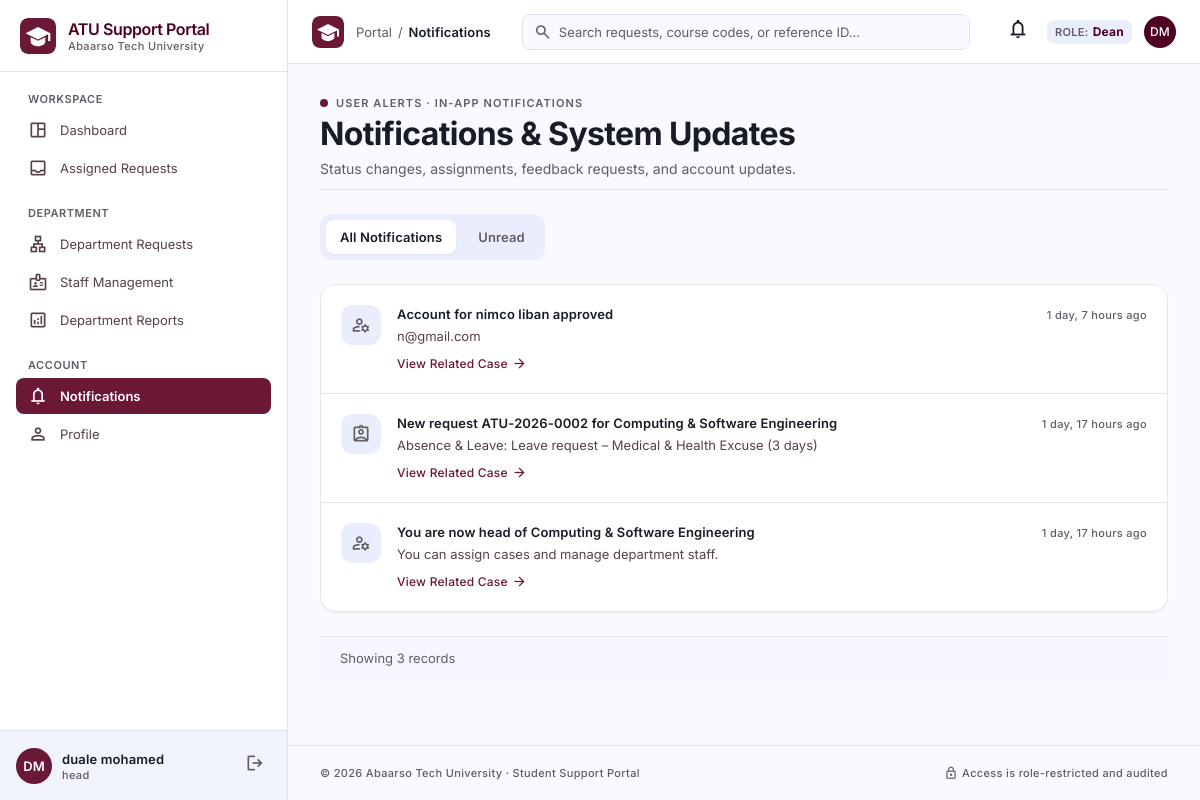
Screenshot of /notifications/ (signed in) with the database file from the repository.
### core/models.py (models this page shows, shortened)
class SiteSettings(models.Model):
    portal_name = models.CharField(max_length=120, default="ATU Support Portal")
    current_term = models.CharField(max_length=60, default="Fall 2026")
    support_email = models.EmailField(default="info@abaarsotechuniversity.org")
    support_hours = models.CharField(max_length=120, default="Sun – Thu: 8:00 AM – 4:30 PM")
    support_location = models.CharField(max_length=200, default="Building A, Academic Services Wing, Room 104")
    sla_days_absence = models.PositiveSmallIntegerField("Absence & leave SLA (days)", default=2)
    sla_days_problem = models.PositiveSmallIntegerField("Student problem SLA (days)", default=5)
    sla_days_late_class = models.PositiveSmallIntegerField("Late class SLA (days)", default=3)
    max_upload_mb = models.PositiveSmallIntegerField("Maximum upload size (MB)", default=10)
    staff_can_decide_absence = models.BooleanField(
        "Department staff may approve/reject absence & leave requests",
        default=False,
        help_text="If off, only deans/heads, the Academic Office and Student Affairs may record decisions.",
    )
    director_can_view_confidential = models.BooleanField(
        "Director of Student Affairs may view confidential cases in other departments",
        default=False,
        help_text="Enable only if university policy authorizes it.",
    )
    max_active_requests_per_student = models.PositiveSmallIntegerField(
        "Max active requests per student",
        default=2,
        help_text="Maximum open requests allowed per student concurrently (default: 2). Set to 0 for unlimited.",
    )
    absence_requires_document = models.BooleanField(
        "Require supporting document for absence/leave",
        default=True,
        help_text="Require students to attach official documentation (medical slip, letter) when submitting absence requests.",
    )
    block_overlapping_absence = models.BooleanField(
        "Block overlapping absence requests",
        default=True,
        help_text="Prevent students from filing duplicate absence requests covering dates already in progress or approved.",
    )
    updated_at = models.DateTimeField(auto_now=True)
    updated_by = models.ForeignKey(settings.AUTH_USER_MODEL, null=True, blank=True, on_delete=models.SET_NULL)
    class Meta:
        verbose_name = "system settings"
        verbose_name_plural = "system settings"
    @classmethod
    def load(cls):
        obj, _ = cls.objects.get_or_create(pk=1)
        return obj

class Notification(models.Model):
    class Kind(models.TextChoices):
        INFO = "info", "Information"
        SUBMITTED = "submitted", "Submitted"
        ASSIGNED = "assigned", "Assigned"
        STATUS = "status", "Status change"
        ACTION = "action", "Action required"
        DECISION = "decision", "Decision"
        ESCALATED = "escalated", "Escalated"
        ACCOUNT = "account", "Account"
    recipient = models.ForeignKey(settings.AUTH_USER_MODEL, on_delete=models.CASCADE, related_name="notifications")
    kind = models.CharField(max_length=20, choices=Kind.choices, default=Kind.INFO)
    title = models.CharField(max_length=200)
    message = models.TextField(blank=True)
    link = models.CharField(max_length=300, blank=True)
    request = models.ForeignKey("cases.Request", null=True, blank=True, on_delete=models.CASCADE, related_name="+")
    is_read = models.BooleanField(default=False, db_index=True)
    created_at = models.DateTimeField(auto_now_add=True, db_index=True)
    class Meta:
        ordering = ["-created_at"]
    @property
    def icon(self):
        return {
            "submitted": "send",
            "assigned": "assignment_ind",
            "status": "sync",
            "action": "priority_high",
            "decision": "gavel",
            "escalated": "trending_up",
            "account": "manage_accounts",
        }.get(self.kind, "notifications")

### accounts/models.py (models this page shows, shortened)
class User(AbstractUser):
    class Role(models.TextChoices):
        STUDENT = "student", "Student"
        STAFF = "staff", "Department Staff"
        DEAN = "dean", "Dean / Head of Department"
        ACADEMIC = "academic", "Academic Office"
        DIRECTOR = "director", "Director of Student Affairs"
        SUPERUSER = "superuser", "System Administrator"
    class Status(models.TextChoices):
        PENDING = "pending", "Pending Validation"
        ACTIVE = "active", "Active"
        SUSPENDED = "suspended", "Suspended"
        DEACTIVATED = "deactivated", "Deactivated"
        REJECTED = "rejected", "Rejected"
    email = models.EmailField("institutional email", unique=True)
    role = models.CharField(max_length=20, choices=Role.choices, default=Role.STUDENT, db_index=True)
    department = models.ForeignKey(
        Department, null=True, blank=True, on_delete=models.SET_NULL, related_name="members"
    )
    account_status = models.CharField(max_length=20, choices=Status.choices, default=Status.PENDING, db_index=True)
    must_change_password = models.BooleanField(default=False)
    created_by = models.ForeignKey("self", null=True, blank=True, on_delete=models.SET_NULL, related_name="+")
    validated_by = models.ForeignKey("self", null=True, blank=True, on_delete=models.SET_NULL, related_name="+")
    validated_at = models.DateTimeField(null=True, blank=True)
    status_changed_at = models.DateTimeField(null=True, blank=True)
    objects = PortalUserManager()
    REQUIRED_FIELDS = ["email"]
    class Meta:
        ordering = ["first_name", "last_name"]
    @property
    def display_name(self):
        return self.get_full_name() or self.username
    @property
    def initials(self):
        parts = [p for p in [self.first_name, self.last_name] if p]
        if parts:
            return "".join(p[0] for p in parts[:2]).upper()
        return self.username[:2].upper()
    @property
    def is_student(self):
        return self.role == self.Role.STUDENT
    @property
    def is_sysadmin(self):
        return self.role == self.Role.SUPERUSER
    @cached_property
    def headed_department_ids(self):
        return list(Department.objects.filter(head=self, is_active=True).values_list("id", flat=True))
    @property
    def is_department_head(self):
        return bool(self.headed_department_ids)
    @property
    def role_short(self):
        return {
            self.Role.STUDENT: "Student",
            self.Role.STAFF: "Staff",
            self.Role.DEAN: "Dean",
            self.Role.ACADEMIC: "Academic Office",
            self.Role.DIRECTOR: "Student Affairs",
            self.Role.SUPERUSER: "Superuser",
        }.get(self.role, self.role)
    @property
    def subtitle(self):
        if self.is_student:
            sid = getattr(getattr(self, "student_profile", None), "student_id", "")
            return f"Student · {sid}" if sid else "Student"
        position = getattr(getattr(self, "staff_profile", None), "position", "")
        return position or self.get_role_display()

class StaffProfile(models.Model):
    user = models.OneToOneField(User, on_delete=models.CASCADE, related_name="staff_profile")
    staff_id = models.CharField(max_length=40, blank=True)
    position = models.CharField(max_length=150, blank=True, help_text="Job title, e.g. Academic Coordinator")

### core/views.py (the view)
# urls.py: path("notifications/", views.notifications, name="notifications"),
@login_required
def notifications(request):
    qs = request.user.notifications.all()
    if request.GET.get("filter") == "unread":
        qs = qs.filter(is_read=False)
    return render(request, "core/notifications.html", {
        "page_obj": Paginator(qs, 20).get_page(request.GET.get("page")),
        "filter": request.GET.get("filter", ""),
    })

### templates/core/notifications.html (shortened to what this page needs)
{% extends "base.html" %}
{% load portal_tags %}
{% block crumb %}Notifications{% endblock %}
{% block content %}
<div class="max-w-4xl mx-auto space-y-6 animate-in">
  <div class="flex flex-col sm:flex-row sm:items-center justify-between gap-4 pb-2 border-b border-surface-variant">
    <div>
      <div class="flex items-center gap-2">
        <span class="inline-block w-2 h-2 rounded-full bg-primary-container"></span>
        <span class="eyebrow">User Alerts · In-App Notifications</span>
      </div>
      <h1 class="page-title mt-1">Notifications & System Updates</h1>
      <p class="page-sub mt-1">Status changes, assignments, feedback requests, and account updates.</p>
    </div>
  </div>
  <div class="flex items-center gap-2 p-1.5 bg-surface-container rounded-xl w-fit">
    <a href="{% url 'core:notifications' %}" class="tab {% if not filter %}tab-active{% endif %}">All Notifications</a>
    <a href="{% url 'core:notifications' %}?filter=unread" class="tab {% if filter == 'unread' %}tab-active{% endif %}">
      <span>Unread</span>
    </a>
  </div>
  <div class="card overflow-hidden shadow-card divide-y divide-line">
    {% for note in page_obj %}
    <div class="p-4 sm:p-5 flex items-start gap-4 hover:bg-canvas transition-colors {% if not note.is_read %}bg-surface-container-low/40{% endif %}">
      <div class="w-10 h-10 rounded-xl flex items-center justify-center shrink-0 {% if not note.is_read %}bg-primary-container text-on-primary{% else %}bg-surface-container text-secondary{% endif %}">
        <span class="material-symbols-outlined text-[20px]">{{ note.icon }}</span>
      </div>
      <div class="flex-1 min-w-0 space-y-1">
        <div class="flex items-baseline justify-between gap-2">
          <h2 class="font-label-md text-label-md text-on-surface font-semibold truncate">{{ note.title }}</h2>
          <span class="font-caption text-caption text-secondary shrink-0">{{ note.created_at|timesince }} ago</span>
        </div>
        {% if note.message %}
        <p class="font-body-sm text-body-sm text-on-surface-variant line-clamp-2">{{ note.message }}</p>
        {% endif %}
        {% if note.link %}
        <div class="pt-1">
          <a href="{% url 'core:notification_open' note.pk %}" class="font-label-sm text-label-sm text-primary-container hover:underline inline-flex items-center gap-1">
            <span>View Related Case</span>
            <span class="material-symbols-outlined text-[15px]">arrow_forward</span>
          </a>
        </div>
        {% endif %}
      </div>
    </div>
    {% endfor %}
  </div>
  {% include "partials/pagination.html" %}
</div>
{% endblock %}

### templates/base.html (shortened to what this page needs)
{% extends "base_root.html" %}
{% load static portal_tags %}
{% block body %}
<aside id="sidebar" class="fixed left-0 top-0 h-full w-72 bg-white border-r border-surface-variant z-50 flex flex-col justify-between transform -translate-x-full lg:translate-x-0 transition-transform duration-200" aria-label="Main navigation">
  <div class="flex flex-col min-h-0 flex-1">
    <div class="px-5 h-16 lg:h-[4.5rem] flex items-center gap-3 border-b border-surface-variant shrink-0">
      <img src="{% static 'img/favicon.svg' %}" alt="ATU logo" class="h-9 w-9 rounded-lg shadow-sm">
      <div class="flex flex-col min-w-0">
        <span class="font-title-sm text-title-sm text-primary tracking-tight truncate leading-tight">{{ site.portal_name }}</span>
        <span class="font-caption text-caption text-secondary truncate">Abaarso Tech University</span>
      </div>
    </div>
    <nav class="flex-1 overflow-y-auto scroll-thin py-2">
      {% for section, items in nav %}
      <div class="px-4 py-2">
        <div class="px-3 pb-1.5 pt-1 font-caption text-caption uppercase text-secondary font-semibold tracking-wider">{{ section }}</div>
        <div class="flex flex-col gap-0.5">
          {% for label, url_name, icon, prefix in items %}
          {% nav_active prefix as active %}
          <a href="{% url url_name %}" class="nav-link {% if active %}nav-link-active{% endif %}" {% if active %}aria-current="page"{% endif %} id="nav-{{ url_name|slugify }}">
            <span class="material-symbols-outlined text-[20px]">{{ icon }}</span>
            <span class="flex-1">{{ label }}</span>
          </a>
          {% endfor %}
        </div>
      </div>
      {% endfor %}
    </nav>
  </div>
  <div class="p-4 border-t border-surface-variant bg-surface-container-low shrink-0">
    <div class="flex items-center justify-between gap-2">
      <a href="{% url 'accounts:profile' %}" class="flex items-center gap-2.5 min-w-0 group">
        <div class="avatar w-9 h-9">{{ user.initials }}</div>
        <div class="flex flex-col min-w-0">
          <span class="font-label-md text-label-md text-on-surface truncate group-hover:text-primary-container">{{ user.display_name }}</span>
          <span class="font-caption text-caption text-secondary truncate">{{ user.subtitle }}</span>
        </div>
      </a>
      <form method="post" action="{% url 'accounts:logout' %}">{% csrf_token %}
        <button type="submit" class="text-secondary hover:text-error transition-colors p-1.5 rounded-lg hover:bg-error-container" title="Sign out" id="sidebar-logout">
          <span class="material-symbols-outlined text-[20px]">logout</span>
        </button>
      </form>
    </div>
  </div>
</aside>
<div class="lg:pl-72 min-h-screen flex flex-col">
  <header class="fixed top-0 left-0 lg:left-72 right-0 h-16 bg-white/90 backdrop-blur border-b border-surface-variant z-30 flex items-center gap-3 px-4 sm:px-6">
    <div class="hidden md:flex items-center gap-3 min-w-0">
      <img src="{% static 'img/favicon.svg' %}" alt="" class="h-8 w-8 rounded-lg">
      <nav class="flex items-center gap-1.5 font-body-sm text-body-sm text-secondary min-w-0" aria-label="Breadcrumb">
        <a href="{% url 'core:dashboard' %}" class="hover:text-on-surface">Portal</a>
        <span>/</span>
        <span class="text-on-surface font-label-md text-label-md truncate">{% block crumb %}Overview{% endblock %}</span>
      </nav>
    </div>
    <form action="{% if user.is_sysadmin %}{% url 'accounts:user_list' %}{% else %}{% url 'cases:search' %}{% endif %}" method="get" class="flex-1 max-w-md mx-auto" role="search">
      <label class="relative flex items-center">
        <span class="material-symbols-outlined absolute left-3 text-secondary text-[18px]">search</span>
        <input type="search" name="q" id="global-search" value="{{ request.GET.q|default:'' }}" class="w-full pl-9 pr-3 h-9 bg-background border border-surface-variant rounded-lg font-body-sm text-body-sm focus:outline-none focus:border-primary-container focus:ring-[3px] focus:ring-primary-container/10 placeholder:text-secondary"
               placeholder="{% if user.is_sysadmin %}Search users by name, email or ID…{% else %}Search requests, course codes, or reference ID…{% endif %}">
      </label>
    </form>
    <div class="flex items-center gap-2 sm:gap-3">
      <a href="{% url 'core:notifications' %}" class="relative p-1.5 rounded-full hover:bg-surface-container transition-colors" aria-label="Notifications" id="header-notifications">
        <span class="material-symbols-outlined text-[22px]">notifications</span>
      </a>
      <span class="hidden sm:flex items-center gap-1 bg-surface-container px-2 py-1 rounded-lg">
        <span class="font-caption text-caption text-secondary uppercase font-semibold">Role:</span>
        <span class="font-label-sm text-label-sm text-primary font-bold">{{ user.role_short }}</span>
      </span>
      <div class="relative">
        <button data-dropdown-toggle class="w-8 h-8 rounded-full bg-primary text-on-primary flex items-center justify-center font-label-sm text-label-sm" aria-label="Account menu" id="account-menu">
          {{ user.initials }}
        </button>
      </div>
    </div>
  </header>
  <main class="flex-1 pt-16">
    <div class="px-4 sm:px-6 lg:px-8 py-6 lg:py-8 max-w-[1400px] mx-auto w-full">
      {% block content %}{% endblock %}
    </div>
  </main>
  <footer class="no-print px-4 sm:px-8 py-5 border-t border-surface-variant text-center sm:text-left flex flex-col sm:flex-row items-center justify-between gap-2 font-caption text-caption text-secondary">
    <span>© {% now "Y" %} Abaarso Tech University · Student Support Portal</span>
    <span class="flex items-center gap-1"><span class="material-symbols-outlined text-[14px]">lock</span>Access is role-restricted and audited</span>
  </footer>
</div>
{% endblock %}

### rows the page displays
SiteSettings: portal_name "ATU Support Portal"
User: initials "DM", display_name "duale mohamed", subtitle "head", role_short "Dean"
Notification: title "Account for nimco liban approved", created_at "1 day, 7 hours", message "n@gmail.com", shows "View Related Case"
Notification: title "New request ATU-2026-0002 for Computing & Software Engineering", created_at "1 day, 17 hours", message "Absence & Leave: Leave request – Medical & Health Excuse (3 days)", shows "View Related Case"
Notification: title "You are now head of Computing & Software Engineering", created_at "1 day, 17 hours", message "You can assign cases and manage department staff.", shows "View Related Case"

### other values shown
{{ section }} "WORKSPACE" "DEPARTMENT" "ACCOUNT"
{{ label }} "Dashboard" "Assigned Requests" "Department Requests" "Staff Management" "Department Reports" "Notifications" "Profile"
{{ page_obj.paginator.count }} "3"
